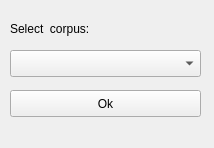
<?xml version="1.0" encoding="UTF-8"?>
<ui version="4.0">
 <class>SelectCorpusDialog</class>
 <widget class="QDialog" name="SelectCorpusDialog">
  <property name="geometry">
   <rect>
    <x>0</x>
    <y>0</y>
    <width>214</width>
    <height>148</height>
   </rect>
  </property>
  <property name="windowTitle">
   <string>Newsy</string>
  </property>
  <widget class="QLabel" name="label">
   <property name="geometry">
    <rect>
     <x>10</x>
     <y>20</y>
     <width>161</width>
     <height>17</height>
    </rect>
   </property>
   <property name="text">
    <string>Select  corpus:</string>
   </property>
  </widget>
  <widget class="QComboBox" name="comboBox">
   <property name="geometry">
    <rect>
     <x>10</x>
     <y>50</y>
     <width>191</width>
     <height>27</height>
    </rect>
   </property>
  </widget>
  <widget class="QPushButton" name="pushButton">
   <property name="geometry">
    <rect>
     <x>10</x>
     <y>90</y>
     <width>191</width>
     <height>27</height>
    </rect>
   </property>
   <property name="autoFillBackground">
    <bool>false</bool>
   </property>
   <property name="text">
    <string notr="true">Ok</string>
   </property>
   <property name="autoDefault">
    <bool>false</bool>
   </property>
  </widget>
 </widget>
 <resources/>
 <connections/>
</ui>
